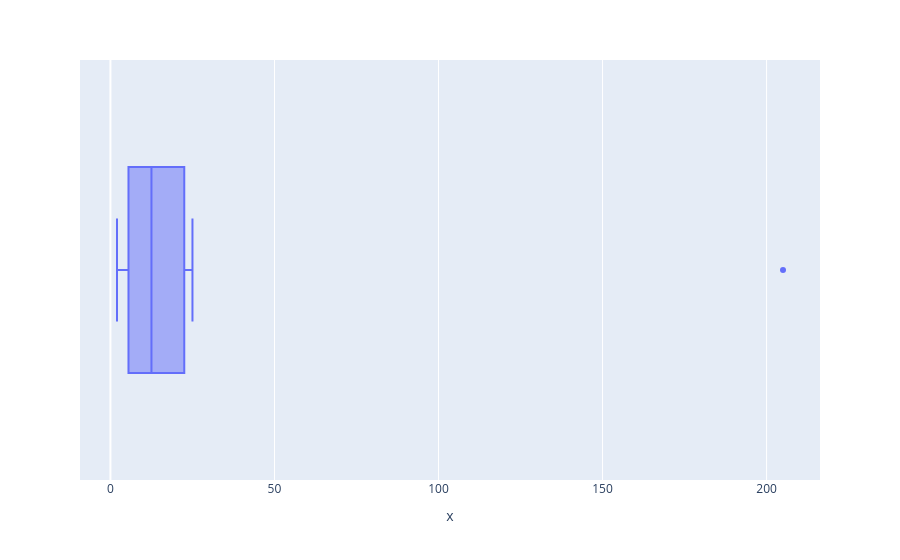

The notebook cell saved with this chart:
### Code cell
px.box(x=arr)

### Figure 1 — Plotly figure (JSON) as saved in the notebook; plotly's stock layout.template omitted (floating-point values rounded to 4 significant figures)
{"data": [{"alignmentgroup": "True", "hovertemplate": "x=%{x}<extra></extra>", "legendgroup": "", "marker": {"color": "#636efa"}, "name": "", "notched": false, "offsetgroup": "", "orientation": "h", "showlegend": false, "type": "box", "x": [2, 4, 7, 10, 15, 20, 25, 205], "x0": " ", "xaxis": "x", "y0": " ", "yaxis": "y"}], "layout": {"boxmode": "group", "legend": {"tracegroupgap": 0}, "margin": {"t": 60}, "xaxis": {"anchor": "y", "domain": [0, 1], "title": {"text": "x"}}, "yaxis": {"anchor": "x", "domain": [0, 1]}}}
